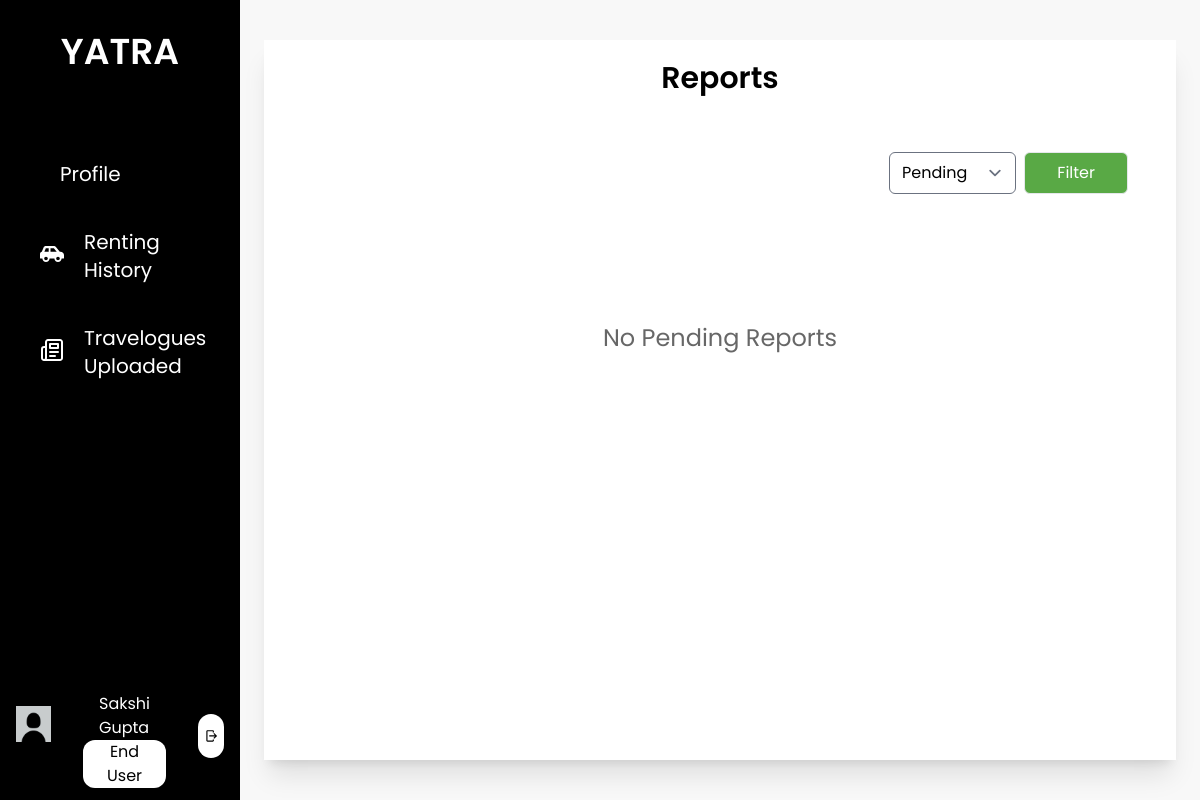
The page /view_reports (signed in) on the database as committed earlier.
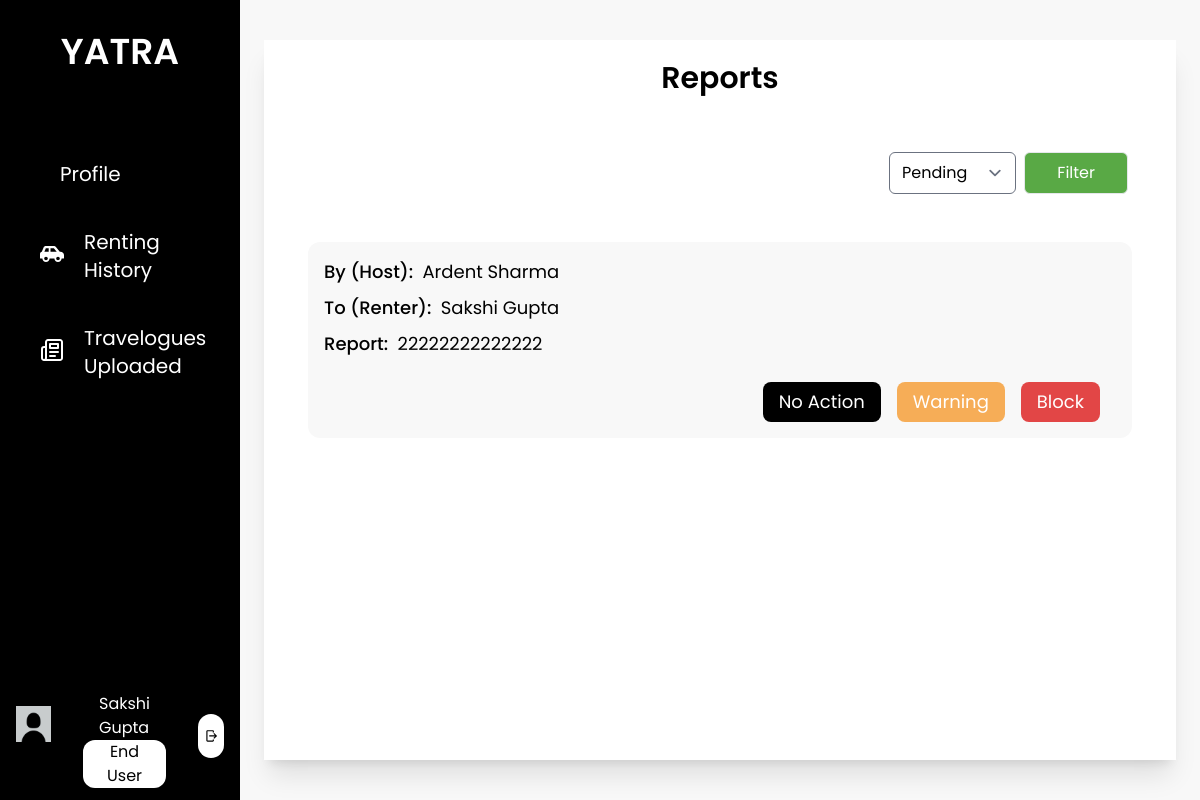
The same page on the database as committed later.
### base/models.py (models this page shows)
class ReportUser(models.Model):
    by = models.ForeignKey(User, on_delete=models.CASCADE, related_name='reported_by')
    to = models.ForeignKey(User, on_delete=models.CASCADE, related_name='reported_to')
    reason = models.TextField(max_length=500)
    image1 = models.ImageField(upload_to="report", blank=True, null=True)
    status = models.CharField(max_length=10, choices=report_status, default="Pending")

class Host(models.Model):
    user = models.OneToOneField(User, on_delete=models.CASCADE, related_name="host")
    first_name = models.CharField(max_length=25)
    last_name = models.CharField(max_length=25)
    email = models.EmailField()
    phone_number = models.CharField(max_length=10, null= True, blank=True)
    address = models.CharField(max_length=100, null= True, blank=True)
    citizenship_id = models.CharField(max_length=20, null= True, blank=True)
    citizenship = models.ImageField(upload_to='host/profile', default='default_photo.jpg')
    pic = models.ImageField(upload_to='host/profile', default='default_profile.jpg')
    is_approved = models.CharField(max_length=10, choices=status, default="Pending")
    is_blocked = models.BooleanField(default=False)
    def __str__(self):
        return self.first_name + " " + self.last_name

class EndUser(models.Model):
    user = models.OneToOneField(User, on_delete=models.CASCADE, related_name="enduser")
    first_name = models.CharField(max_length=25)
    last_name = models.CharField(max_length=25)
    email = models.EmailField()
    phone_number = models.CharField(max_length=10, null= True, blank=True)
    citizenship_id = models.CharField(max_length=20, null= True, blank=True)
    citizenship = models.ImageField(upload_to='enduser/profile',  default='default_photo.jpg')
    license_no = models.CharField(max_length=20, null= True, blank=True)
    license = models.ImageField(upload_to='enduser/profile',  default='default_photo.jpg')
    pic = models.ImageField(upload_to='enduser/profile', default='default_profile.jpg')
    is_approved = models.CharField(max_length=10, choices=status, default="Pending")
    is_blocked = models.BooleanField(default=False)
    def __str__(self):
        return self.first_name + " " + self.last_name

### base/views.py (the view)
# urls.py: path('view_reports', views.view_reports, name='view_reports'),
def view_reports(request):
    form = ReportFilterForm(request.GET or None)
    if form.is_valid():
        filter=request.GET.get('status')
        reports = form.filter_report(ReportUser.objects.all())
    else:
        filter='Pending'
        reports = ReportUser.objects.filter(status='Pending')
    context = {
        'reports':reports,
        'filter': filter,
        'form':form
    }
    return render(request, 'admin/view_reports.html', context)

### base/forms.py (shortened to what this page needs)
class ReportFilterForm(forms.Form):
    status = forms.ChoiceField(choices=report_status)

### base/templatetags/user_group.py (called while the page is built)
@register.filter(name='has_group')
def has_group(user, group_name):
    return user.groups.filter(name=group_name).exists()

### base/templates/admin/view_reports.html (shortened to what this page needs)
{% extends 'base/base.html' %}
{% load static %}
{% load user_group %}
{% load widget_tweaks %}
{% block content %}
<div class="h-screen w-full px-6 py-10 bg-theme">
    <div class="bg-white h-full flex flex-col justify-between shadow-xl">
        <div class="p-3 overflow-y-auto scrollbar-hide">
            <p class="text-center text-3xl font-semibold pt-2 pb-6">Reports</p>
            {% if reports is not None %}
                <div class="w-full flex justify-end p-8">
                    <form>
                        {% render_field form.status class="rounded-md" %}
                        <input type="submit" class="bg-custom-green px-8 py-2 text-white rounded-md mx-1 border" value="Filter"/>
                    </form>
                </div>
                {% for report in reports %}
                    <div class="flex flex-col bg-theme mx-8 mb-8 p-4 text-lg rounded-xl ">
                        <div class="flex flex-row mb-2">
                            {% if report.by|has_group:'host' %}
                            <p class="font-medium">By (Host): &nbsp;</p>
                                {{ report.by.host }}
                            {% else %}
                            <p class="font-medium">By (Renter): &nbsp;</p>
                                {{ report.by.enduser }}
                            {% endif %}
                        </div>
                        <div class="flex flex-row mb-2">
                            {% if report.to|has_group:'host' %}
                            <p class="font-medium">To (Host): &nbsp;</p>
                                {{ report.to.host }}
                            {% else %}
                            <p class="font-medium">To (Renter): &nbsp;</p>
                                {{ report.to.enduser }}
                            {% endif %}
                        </div>
                        <div class="flex flex-row  mb-2">
                            <p class="font-medium">Report: &nbsp; </p>
                            {{ report.reason }}
                        </div>
                        <div class="flex flex-row mt-4 w-full justify-end">
                            {% if report.status == "Pending" %}
                                <form action="{% url 'handle_report' pk=report.id fk=1 %}" method="post" style="margin-bottom: 0px;">
                                    <button type="submit" class="bg-black px-4 py-1.5 mr-4 mb-0 text-white rounded-lg">No Action</button>
                                </form>
                                <form action="{% url 'handle_report' pk=report.id fk=3 %}"  method="post" style="margin-bottom: 0px;">
                                    <button type="submit" class="bg-custom-orange px-4 py-1.5 mr-4 mb-0 text-white rounded-lg">Warning</button>
                                </form>
                                <form action="{% url 'handle_report' pk=report.id fk=2 %}"  method="post" style="margin-bottom: 0px;">
                                    <button type="submit" class="bg-danger px-4 py-1.5 mr-4 mb-0 text-white rounded-lg">Block</button>
                                </form>
                            {% elif report.status == 'Blocked' %}
                                <form action="{% url 'handle_report' pk=report.id fk=4 %}"  method="post" style="margin-bottom: 0px;">
                                    {% csrf_token %}
                                    <button type="submit" class="bg-custom-green px-4 py-1.5 mr-4 mb-0 text-white rounded-lg">Unblock</button>
                                </form>
                            {% endif %}
                        </div>
                    </div>
                {% endfor %}
            {% endif %}
            {% if not reports %}
                <p class="text">No {{ filter }} Reports</p>
            {% endif %}
        </div>
    </div>
</div>
{% endblock content%}

Rows that differ between the two databases and show on the page:
now on this page (row edited): ReportUser: by.host "Ardent Sharma", to.enduser "Sakshi Gupta", reason "22222222222222", status "No Action"
Other text that changed with them:
{{ filter }}: "Pending" → (not shown)
text no longer shown: "No Reports"
